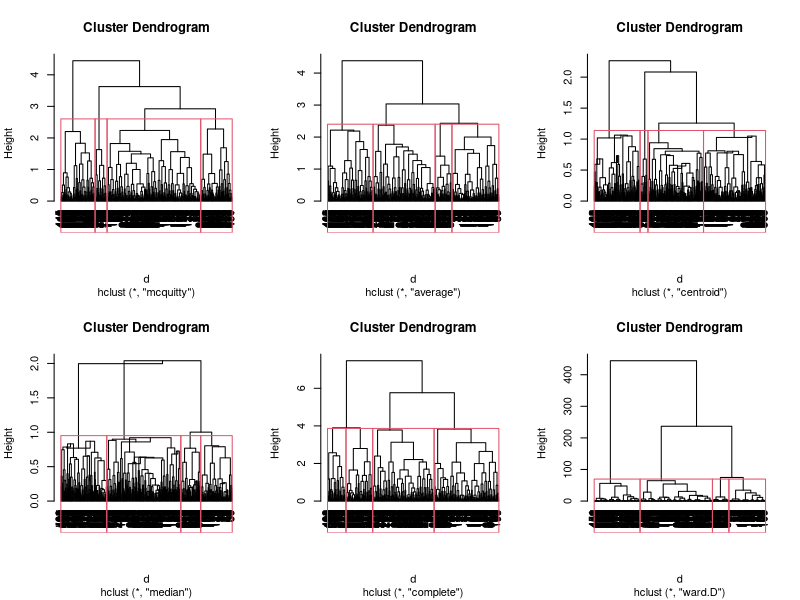
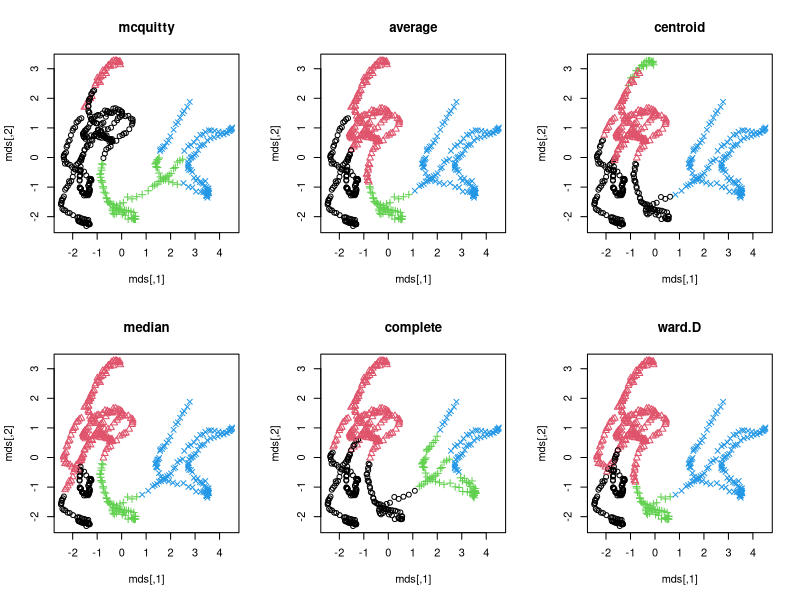
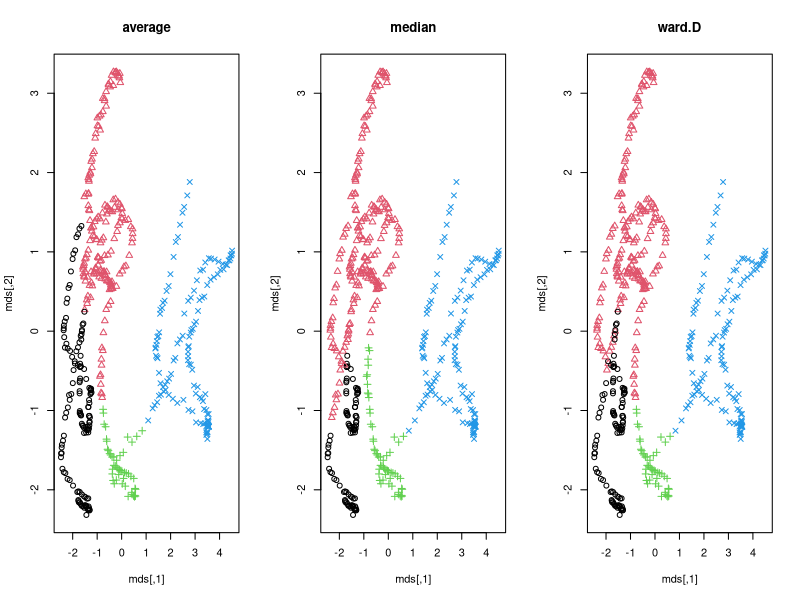
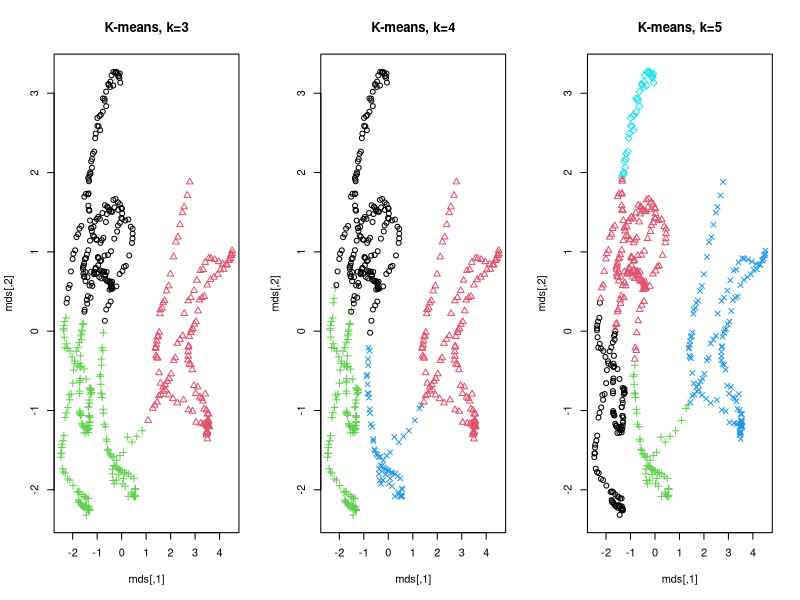
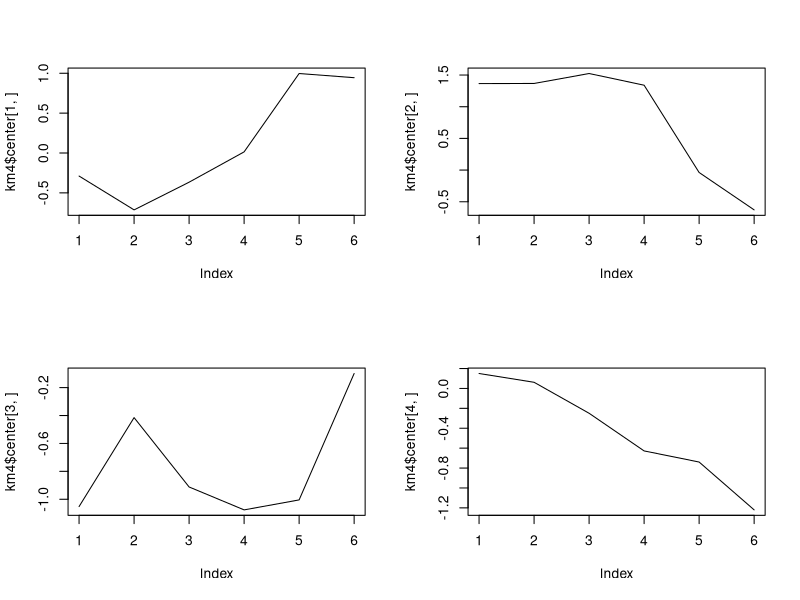
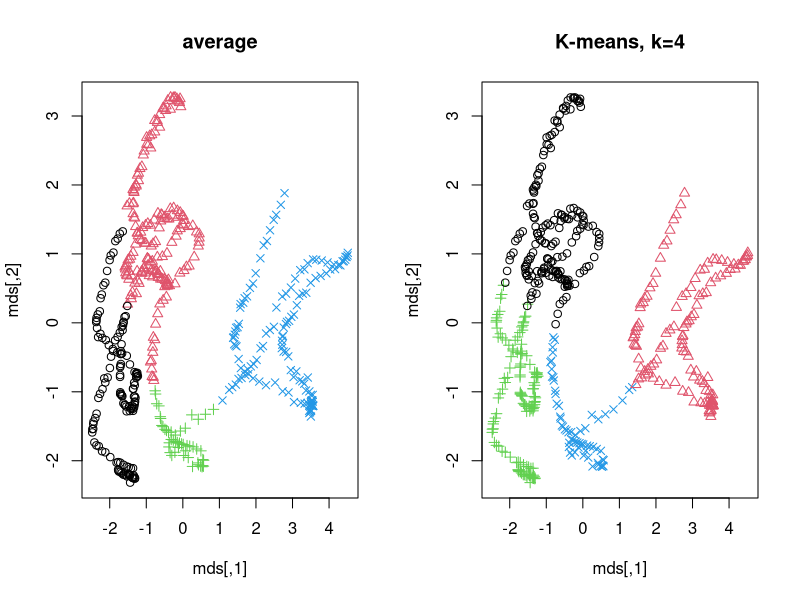
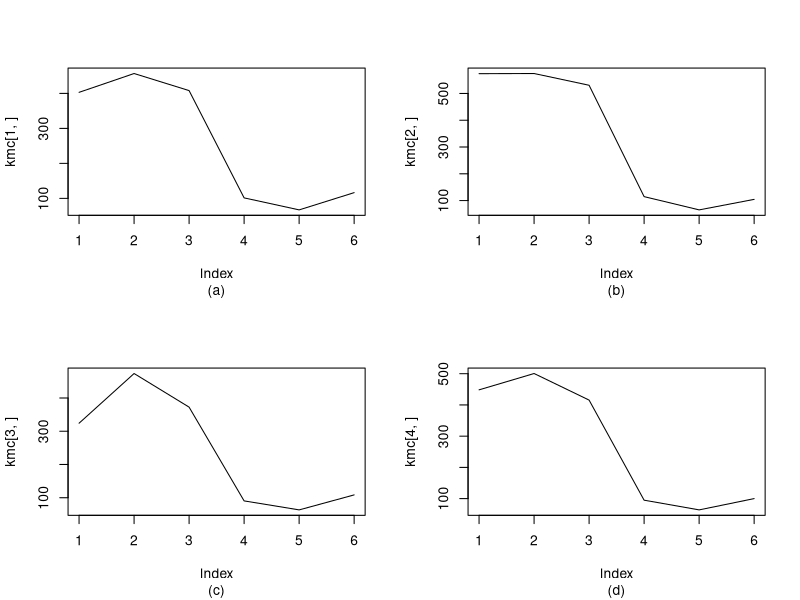
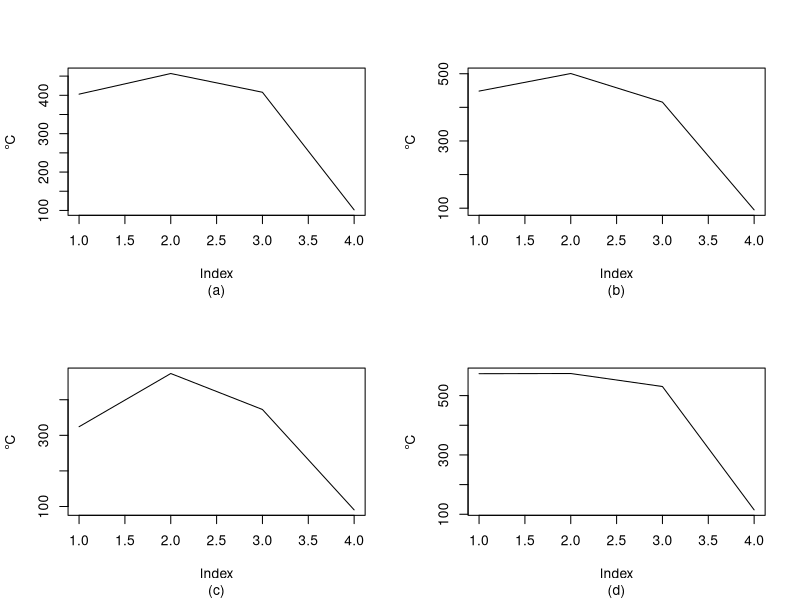

Write R code to recreate these figures, in order.
####数据处理
cw<-read.csv("shizi.csv")
head(cw)

a0=cw$A
a1=(cw$B+cw$G+cw$L)/3
a2=(cw$C+cw$R+cw$M+cw$H)/4
a3=(cw$D+cw$S+cw$N+cw$I)/4
a4=(cw$E+cw$T+cw$O+cw$J)/4
a5=(cw$F+cw$U+cw$P+cw$K)/4

cwa<-cbind(a0,a1,a2,a3,a4,a5)
write.csv(cwa,"cwa.csv")
head(cwa)
cwa=as.data.frame(cwa)

####聚类分析
##系统聚类(层次聚类)

d<-dist(scale(cwa))

hc1<-hclust(d, "mcquitty");hc2<-hclust(d, "average") #mcquitty相似法，类平均法
hc3<-hclust(d, "centroid");hc4<-hclust(d,"median")   #重心法，中间距离
hc5<-hclust(d, "complete");hc6<-hclust(d,"ward.D")   #最长距离法，力差平方和法

result1=cutree(hc1,k=4);result2=cutree(hc2,k=4);
result3=cutree(hc3,k=4);result4=cutree(hc4,k=4);
result5=cutree(hc5,k=4);result6=cutree(hc6,k=4);

table(result1)

##绘制树形图
opar <- par(mfrow = c(2, 3))
plot(hc1,hang=-1); re1=rect.hclust(hc1,k=4);
plot(hc2,hang=-1); re2=rect.hclust(hc2,k=4);
plot(hc3,hang=-1); re3=rect.hclust(hc3,k=4);
plot(hc4,hang=-1); re4=rect.hclust(hc4,k=4);
plot(hc5,hang=-1); re5=rect.hclust(hc5,k=4);
plot(hc6,hang=-1); re6=rect.hclust(hc6,k=4);
par(opar)

##效果图
mds=cmdscale(d,k=2)   #降维
opar <- par(mfrow = c(2, 3))
plot(mds, col = result1, pch = result1, main ="mcquitty");
plot(mds, col = result2, pch = result2, main ="average");
plot(mds, col = result3, pch = result3, main ="centroid");
plot(mds, col = result4, pch = result4, main ="median");
plot(mds, col = result5, pch = result5, main ="complete");
plot(mds, col = result6, pch = result6, main ="ward.D");
par(opar)

opar <- par(mfrow = c(1, 3))
plot(mds, col = result2, pch = result2, main ="average");
plot(mds, col = result4, pch = result4, main ="median");
plot(mds, col = result6, pch = result6, main ="ward.D");
par(opar)


#动态聚类 K-均值

km3 <- kmeans(scale(cwa), 3,iter.max = 300,nstart = 50);      #中心化处理并聚类
#sort(km3$cluster);km3$size
sc=scale(cwa);
km4 <- kmeans(sc, 4,iter.max = 300,nstart = 50); 
km4$size;km4$center
km5 <- kmeans(scale(cwa), 5,iter.max = 300,nstart = 50);

mds=cmdscale(d,k=2)   #降维
opar3 <- par(mfrow = c(1, 3))
plot(mds,col = km3$cluster, pch = km3$cluster, main="K-means, k=3");
plot(mds,col = km4$cluster, pch = km4$cluster, main="K-means, k=4");
plot(mds,col = km5$cluster, pch = km5$cluster, main="K-means, k=5");
par(opar3)

#取出每种分类的下标
cwa1=which(km4$cluster==1);write.csv(cwa[cwa1,],"cwa1.csv")
cwa2=which(km4$cluster==2);write.csv(cwa[cwa2,],"cwa2.csv")
cwa3=which(km4$cluster==3);write.csv(cwa[cwa3,],"cwa3.csv")
cwa4=which(km4$cluster==4);write.csv(cwa[cwa4,],"cwa4.csv")

opar4 <- par(mfrow = c(2, 2))
plot(km4$center[1,],type='l');plot(km4$center[2,],type='l')
plot(km4$center[3,],type='l');plot(km4$center[4,],type='l')
par(opar4)


opar <- par(mfrow = c(1, 2))
plot(mds, col = result2, pch = result2, main ="average");
plot(mds,col = km4$cluster, pch = km4$cluster, main="K-means, k=4");
par(opar)

#还原标准化数据
kmc=matrix(0,4,6)
for (i in 1:6)
kmc[,i]=km4$center[,i]*sd(cwa[[i]]) + mean(cwa[[i]]);

opar5 <- par(mfrow = c(2, 2))
plot(kmc[1,],type='l',sub="(a)");plot(kmc[2,],type='l',sub="(b)")
plot(kmc[3,],type='l',sub="(c)");plot(kmc[4,],type='l',sub="(d)")
par(opar5)


opar5 <- par(mfrow = c(2, 2))
plot(kmc[1,-c(5,6)],type='l',ylab="℃",sub="(a)");plot(kmc[4,-c(5,6)],ylab="℃",type='l',sub="(b)")
plot(kmc[3,-c(5,6)],type='l',ylab="℃",sub="(c)");plot(kmc[2,-c(5,6)],ylab="℃",type='l',sub="(d)")
par(opar5)



#取出每种分类的下标
cwa1=which(result6==1);write.csv(cwa[cwa1,],"cwa11.csv")
cwa2=which(result6==2);write.csv(cwa[cwa2,],"cwa21.csv")
cwa3=which(result6==3);write.csv(cwa[cwa3,],"cwa31.csv")
cwa4=which(result6==4);write.csv(cwa[cwa4,],"cwa41.csv")

#类内总方差、类间方差
ss1=sum(scale(scale(cwa)[cwa1,],scale=FALSE)^2)
ss2=sum(scale(scale(cwa)[cwa2,],scale=FALSE)^2)
ss3=sum(scale(scale(cwa)[cwa3,],scale=FALSE)^2)
ss4=sum(scale(scale(cwa)[cwa4,],scale=FALSE)^2)
(withinss=c(ss1,ss2,ss3,ss4))
(tot.withinss = sum(withinss))
(totss=sum(scale(scale(cwa),scale=FALSE)^2))
(betweenss = totss - tot.withinss)


cwa1=which(result4==1);write.csv(cwa[cwa1,],"cwa11.csv")
cwa2=which(result4==2);write.csv(cwa[cwa2,],"cwa21.csv")
cwa3=which(result4==3);write.csv(cwa[cwa3,],"cwa31.csv")
cwa4=which(result4==4);write.csv(cwa[cwa4,],"cwa41.csv")

ss1=sum(scale(scale(cwa)[cwa1,],scale=FALSE)^2)
ss2=sum(scale(scale(cwa)[cwa2,],scale=FALSE)^2)
ss3=sum(scale(scale(cwa)[cwa3,],scale=FALSE)^2)
ss4=sum(scale(scale(cwa)[cwa4,],scale=FALSE)^2)
(withinss=c(ss1,ss2,ss3,ss4))
(tot.withinss = sum(withinss))
(totss=sum(scale(scale(cwa),scale=FALSE)^2))
(betweenss = totss - tot.withinss)
km4$withinss;km4$tot.withinss;km4$betweenss


cwa1=which(result2==1);write.csv(cwa[cwa1,],"cwa11.csv")
cwa2=which(result2==2);write.csv(cwa[cwa2,],"cwa21.csv")
cwa3=which(result2==3);write.csv(cwa[cwa3,],"cwa31.csv")
cwa4=which(result2==4);write.csv(cwa[cwa4,],"cwa41.csv")

ss1=sum(scale(scale(cwa)[cwa1,],scale=FALSE)^2)
ss2=sum(scale(scale(cwa)[cwa2,],scale=FALSE)^2)
ss3=sum(scale(scale(cwa)[cwa3,],scale=FALSE)^2)
ss4=sum(scale(scale(cwa)[cwa4,],scale=FALSE)^2)
(withinss=c(ss1,ss2,ss3,ss4))
(tot.withinss = sum(withinss))
(totss=sum(scale(scale(cwa),scale=FALSE)^2))
(betweenss = totss - tot.withinss)
km4$withinss;km4$tot.withinss;km4$betweenss

km4 <- kmeans(sc, 4,iter.max = 300,nstart = 50); 
d<-dist(scale(cwa))
mds=cmdscale(d,k=2)   #降维
plot(mds,col = km4$cluster,main="K-means k=4");
